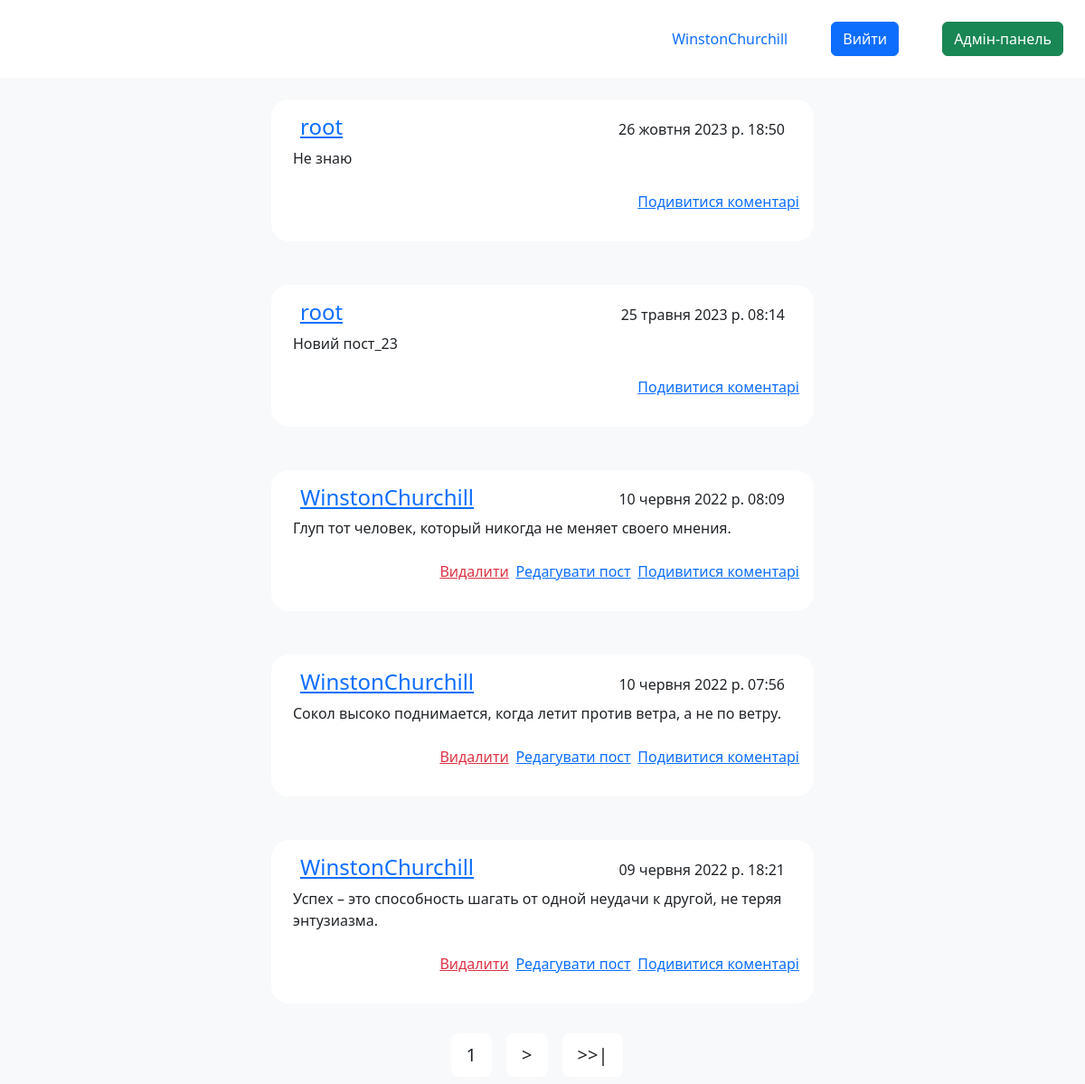
The app's page / (signed in) with its own data.
### blog/models.py (models this page shows)
class Post(models.Model):
    id = models.AutoField(primary_key=True)
    author = models.ForeignKey(User, on_delete=models.CASCADE)
    content = models.TextField(blank=True, verbose_name="Текст статті", null=False)
    time_create = models.DateTimeField(auto_now_add=True, verbose_name="Час створення")
    time_update = models.DateTimeField(auto_now=True, verbose_name="Час редагування")
    class Meta:
        verbose_name = 'Пости'
        verbose_name_plural = 'Пости'
        ordering = ['-time_create']

### blog/views.py (the view)
# urls.py: path('', MainPageView.as_view(), name='main_page'),
class MainPageView(View):
    def get(self, request):
        all_posts = Post.objects.all().order_by('-time_create')
        paginator = Paginator(all_posts, 5)
        page_number = request.GET.get('page', 1)
        page = paginator.get_page(page_number)
        return render(request, 'blog/main_page.html', {'posts': page, 'user': request.user})

### blog/templates/blog/main_page.html (shortened to what this page needs)
{% extends 'blog/base.html' %}
{% block content %}
<main class="d-flex flex-column align-items-center gap-4 pb-65">
    {% for post in posts %}
    <div class="mb-4 p-3 bg-white w-50  rounded-20">
        <div class="d-flex justify-content-between align-items-end  mx-3">
            <p class="h4 m-0"><a href="{% url 'user_posts' username=post.author.username %}">{{ post.author }}</a></p>
            <p class="m-0">{{ post.time_create }}</p></div>
        <div><p class="text-lg p-2">{{ post.content }}</p></div>
        <div class="w-70 ml-30 g-4 justify-content-between d-flex flex-row-reverse">
            <p><a href="{% url 'post_comments' post.id %}" class="w-50 mb-0">Подивитися коментарі</a></p>
            {% if user.is_authenticated and post.author == user %}
            <p><a href="{% url 'edit_post' post.id %}" class="w-50 mb-0">Редагувати пост</a></p>
            <form action="{% url 'post-delete' post.id %}" method="post">
                <button type="submit" class="text-danger btn btn-link border-0 w-50 mb-0 p-0"><p class="align-top">Видалити</p></button>
            </form>
            {% endif %}
        </div>
    </div>
    {% empty %}
        <p>Постів немає.</p>
    {% endfor %}
</main>
{% if posts.has_other_pages %}
<footer class="mt-4 bg-light fixed-bottom ">
    <div class="pagination container d-flex justify-content-center">
        <span class="btn m-2 btn-lg bg-white btn-custom-rounded">{{ posts.number }}</span>
        {% if posts.has_next %}
        <a href="?page={{ posts.next_page_number }}" class="btn m-2 btn-lg bg-white btn-custom-rounded">></a>
        <a href="?page={{ posts.paginator.num_pages }}" class="btn m-2 btn-lg bg-white btn-custom-rounded">>>|</a>
        {% endif %}
    </div>
    {% endif %}
</footer>
{% endblock %}

### blog/templates/blog/base.html (shortened to what this page needs)
{% load static %}
<!DOCTYPE html>
<html>
    <head>
        <link type="text/css" rel="stylesheet" href="{% static 'css/styles.css' %}">
        <link type="text/css" rel="stylesheet" href="{% static 'css/bootstrap.css' %}">
    </head>
    <body class="bg-light ">
            <header class="p-4 bg-white mb-4 d-flex justify-content-between flex-row-reverse">
               <div class="d-flex justify-content-between align-items-center gap-5">
                {% if user.is_authenticated %}
                    <div><a href="{% url 'user_posts' user.username %}" class="mr-2 text-decoration-none ">{{ user.username }}</a></div>
                    <div><a href="{% url 'logout' %}" class="btn btn-primary mr-2 text-decoration-none">Вийти</a></div>
                {% endif %}
                   {% if user.is_superuser %}
                   <div><a href="{% url 'admin:index' %}" class="btn btn-success mr-2 text-decoration-none">Адмін-панель</a></div>
                   {% endif %}
                </div>
            </header>
            {% block content %}
            {% endblock %}
    </body>
</html>

### static/css/styles.css (style rules this page uses)
html, body { margin: 0; height: 100%; }
.pb-65 { padding-bottom: 65px; }
.rounded-20 { border-radius: 20px; }
.w-70 { width:70% }
.ml-30 { margin-left: 30% }

### records on screen
Post: author "root", time_create "26 жовтня 2023 р. 18:50", content "Не знаю"
Post: author "root", time_create "25 травня 2023 р. 08:14", content "Новий пост_23"
Post: author "WinstonChurchill", time_create "10 червня 2022 р. 08:09", content "Глуп тот человек, который никогда не меняет своего мнения.", shows "Редагувати пост"
Post: author "WinstonChurchill", time_create "10 червня 2022 р. 07:56", content "Сокол высоко поднимается, когда летит против ветра, а не по ветру.", shows "Редагувати пост"
Post: author "WinstonChurchill", time_create "09 червня 2022 р. 18:21", content "Успех – это способность шагать от одной неудачи к другой, не теряя энтузиазма.", shows "Редагувати пост"

### other values on screen
{{ user.username }} "WinstonChurchill"
{{ posts.number }} "1"
